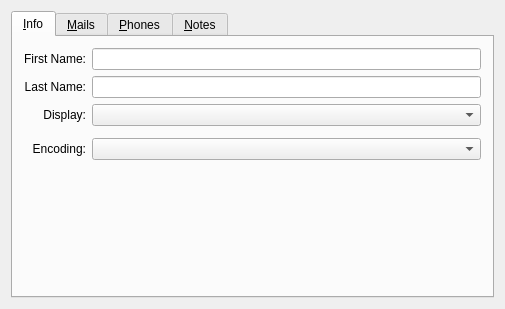
<?xml version="1.0" encoding="UTF-8"?>
<ui version="4.0">
 <class>MainInfo</class>
 <widget class="QWidget" name="MainInfo">
  <property name="geometry">
   <rect>
    <x>0</x>
    <y>0</y>
    <width>505</width>
    <height>309</height>
   </rect>
  </property>
  <property name="windowTitle">
   <string>Form1</string>
  </property>
  <layout class="QVBoxLayout">
   <property name="spacing">
    <number>6</number>
   </property>
   <property name="margin">
    <number>11</number>
   </property>
   <item>
    <widget class="QTabWidget" name="tabMain">
     <property name="currentIndex">
      <number>0</number>
     </property>
     <widget class="QWidget" name="tab">
      <attribute name="title">
       <string>&amp;Info</string>
      </attribute>
      <layout class="QGridLayout">
       <property name="margin">
        <number>11</number>
       </property>
       <property name="spacing">
        <number>6</number>
       </property>
       <item row="0" column="0">
        <widget class="QLabel" name="TextLabel5">
         <property name="text">
          <string>First Name:</string>
         </property>
         <property name="alignment">
          <set>Qt::AlignRight|Qt::AlignTrailing|Qt::AlignVCenter</set>
         </property>
         <property name="wordWrap">
          <bool>false</bool>
         </property>
        </widget>
       </item>
       <item row="1" column="0">
        <widget class="QLabel" name="TextLabel6">
         <property name="text">
          <string>Last Name:</string>
         </property>
         <property name="alignment">
          <set>Qt::AlignRight|Qt::AlignTrailing|Qt::AlignVCenter</set>
         </property>
         <property name="wordWrap">
          <bool>false</bool>
         </property>
        </widget>
       </item>
       <item row="0" column="1">
        <widget class="QLineEdit" name="edtFirstName"/>
       </item>
       <item row="1" column="1">
        <widget class="QLineEdit" name="edtLastName"/>
       </item>
       <item row="2" column="0">
        <widget class="QLabel" name="lblDisplay">
         <property name="text">
          <string>Display:</string>
         </property>
         <property name="alignment">
          <set>Qt::AlignRight|Qt::AlignTrailing|Qt::AlignVCenter</set>
         </property>
         <property name="wordWrap">
          <bool>false</bool>
         </property>
        </widget>
       </item>
       <item row="2" column="1">
        <widget class="QComboBox" name="cmbDisplay"/>
       </item>
       <item row="5" column="1">
        <spacer name="Spacer10">
         <property name="orientation">
          <enum>Qt::Vertical</enum>
         </property>
         <property name="sizeType">
          <enum>QSizePolicy::Expanding</enum>
         </property>
         <property name="sizeHint" stdset="0">
          <size>
           <width>20</width>
           <height>20</height>
          </size>
         </property>
        </spacer>
       </item>
       <item row="4" column="1">
        <widget class="QComboBox" name="cmbEncoding">
         <property name="sizePolicy">
          <sizepolicy hsizetype="Expanding" vsizetype="Fixed">
           <horstretch>0</horstretch>
           <verstretch>0</verstretch>
          </sizepolicy>
         </property>
        </widget>
       </item>
       <item row="4" column="0">
        <widget class="QLabel" name="TextLabel1_2">
         <property name="text">
          <string>Encoding:</string>
         </property>
         <property name="alignment">
          <set>Qt::AlignRight|Qt::AlignTrailing|Qt::AlignVCenter</set>
         </property>
         <property name="wordWrap">
          <bool>false</bool>
         </property>
        </widget>
       </item>
       <item row="3" column="0" colspan="2">
        <widget class="Line" name="Line3"/>
       </item>
      </layout>
     </widget>
     <widget class="QWidget" name="tab">
      <attribute name="title">
       <string>&amp;Mails</string>
      </attribute>
      <layout class="QVBoxLayout">
       <property name="spacing">
        <number>6</number>
       </property>
       <property name="margin">
        <number>11</number>
       </property>
       <item>
        <widget class="QLabel" name="TextLabel3">
         <property name="text">
          <string>Email addresses:</string>
         </property>
         <property name="wordWrap">
          <bool>false</bool>
         </property>
        </widget>
       </item>
       <item>
        <widget class="QTreeWidget" name="lstMails">
         <column>
          <property name="text">
           <string notr="true">1</string>
          </property>
         </column>
        </widget>
       </item>
       <item>
        <layout class="QHBoxLayout">
         <property name="spacing">
          <number>6</number>
         </property>
         <property name="margin">
          <number>0</number>
         </property>
         <item>
          <spacer name="Spacer9">
           <property name="orientation">
            <enum>Qt::Horizontal</enum>
           </property>
           <property name="sizeType">
            <enum>QSizePolicy::Expanding</enum>
           </property>
           <property name="sizeHint" stdset="0">
            <size>
             <width>20</width>
             <height>20</height>
            </size>
           </property>
          </spacer>
         </item>
         <item>
          <widget class="QPushButton" name="btnMailAdd">
           <property name="text">
            <string>&amp;Add</string>
           </property>
          </widget>
         </item>
         <item>
          <widget class="QPushButton" name="btnMailEdit">
           <property name="text">
            <string>&amp;Edit</string>
           </property>
          </widget>
         </item>
         <item>
          <widget class="QPushButton" name="btnMailDelete">
           <property name="text">
            <string>&amp;Delete</string>
           </property>
          </widget>
         </item>
        </layout>
       </item>
       <item>
        <widget class="QLabel" name="TextLabel4">
         <property name="text">
          <string>Note:
You can change only those addresses which have entered.
It is impossible to change addresses which were received from the user.</string>
         </property>
         <property name="wordWrap">
          <bool>false</bool>
         </property>
        </widget>
       </item>
      </layout>
     </widget>
     <widget class="QWidget" name="phonebook">
      <attribute name="title">
       <string>&amp;Phones</string>
      </attribute>
      <layout class="QVBoxLayout">
       <property name="spacing">
        <number>6</number>
       </property>
       <property name="margin">
        <number>11</number>
       </property>
       <item>
        <widget class="QLabel" name="TextLabel2">
         <property name="text">
          <string>Phones:</string>
         </property>
         <property name="wordWrap">
          <bool>false</bool>
         </property>
        </widget>
       </item>
       <item>
        <widget class="QTreeWidget" name="lstPhones">
         <column>
          <property name="text">
           <string notr="true">1</string>
          </property>
         </column>
        </widget>
       </item>
       <item>
        <layout class="QHBoxLayout">
         <property name="spacing">
          <number>6</number>
         </property>
         <property name="margin">
          <number>0</number>
         </property>
         <item>
          <widget class="QLabel" name="lblCurrent">
           <property name="sizePolicy">
            <sizepolicy hsizetype="Minimum" vsizetype="Minimum">
             <horstretch>0</horstretch>
             <verstretch>0</verstretch>
            </sizepolicy>
           </property>
           <property name="text">
            <string/>
           </property>
           <property name="wordWrap">
            <bool>false</bool>
           </property>
          </widget>
         </item>
         <item>
          <widget class="QComboBox" name="cmbCurrent">
           <property name="sizePolicy">
            <sizepolicy hsizetype="Expanding" vsizetype="Fixed">
             <horstretch>0</horstretch>
             <verstretch>0</verstretch>
            </sizepolicy>
           </property>
          </widget>
         </item>
        </layout>
       </item>
       <item>
        <layout class="QHBoxLayout">
         <property name="spacing">
          <number>6</number>
         </property>
         <property name="margin">
          <number>0</number>
         </property>
         <item>
          <widget class="QLabel" name="lblStatus">
           <property name="text">
            <string>Phone Status:</string>
           </property>
           <property name="alignment">
            <set>Qt::AlignRight|Qt::AlignTrailing|Qt::AlignVCenter</set>
           </property>
           <property name="wordWrap">
            <bool>false</bool>
           </property>
          </widget>
         </item>
         <item>
          <widget class="QComboBox" name="cmbStatus"/>
         </item>
         <item>
          <spacer name="Spacer2">
           <property name="orientation">
            <enum>Qt::Horizontal</enum>
           </property>
           <property name="sizeType">
            <enum>QSizePolicy::Expanding</enum>
           </property>
           <property name="sizeHint" stdset="0">
            <size>
             <width>20</width>
             <height>20</height>
            </size>
           </property>
          </spacer>
         </item>
         <item>
          <widget class="QPushButton" name="btnPhoneAdd">
           <property name="text">
            <string>&amp;Add</string>
           </property>
          </widget>
         </item>
         <item>
          <widget class="QPushButton" name="btnPhoneEdit">
           <property name="text">
            <string>&amp;Edit</string>
           </property>
          </widget>
         </item>
         <item>
          <widget class="QPushButton" name="btnPhoneDelete">
           <property name="text">
            <string>&amp;Delete</string>
           </property>
          </widget>
         </item>
        </layout>
       </item>
       <item>
        <widget class="QLabel" name="TextLabel1">
         <property name="text">
          <string>Note:
You can change only those numbers which have entered.
It is impossible to change numbers which were received from the user.</string>
         </property>
         <property name="wordWrap">
          <bool>false</bool>
         </property>
        </widget>
       </item>
      </layout>
     </widget>
     <widget class="QWidget" name="tabNotes">
      <attribute name="title">
       <string>&amp;Notes</string>
      </attribute>
      <layout class="QVBoxLayout">
       <property name="spacing">
        <number>6</number>
       </property>
       <property name="margin">
        <number>11</number>
       </property>
       <item>
        <widget class="QPlainTextEdit" name="edtNotes"/>
       </item>
      </layout>
     </widget>
    </widget>
   </item>
  </layout>
 </widget>
 <resources/>
 <connections/>
</ui>
